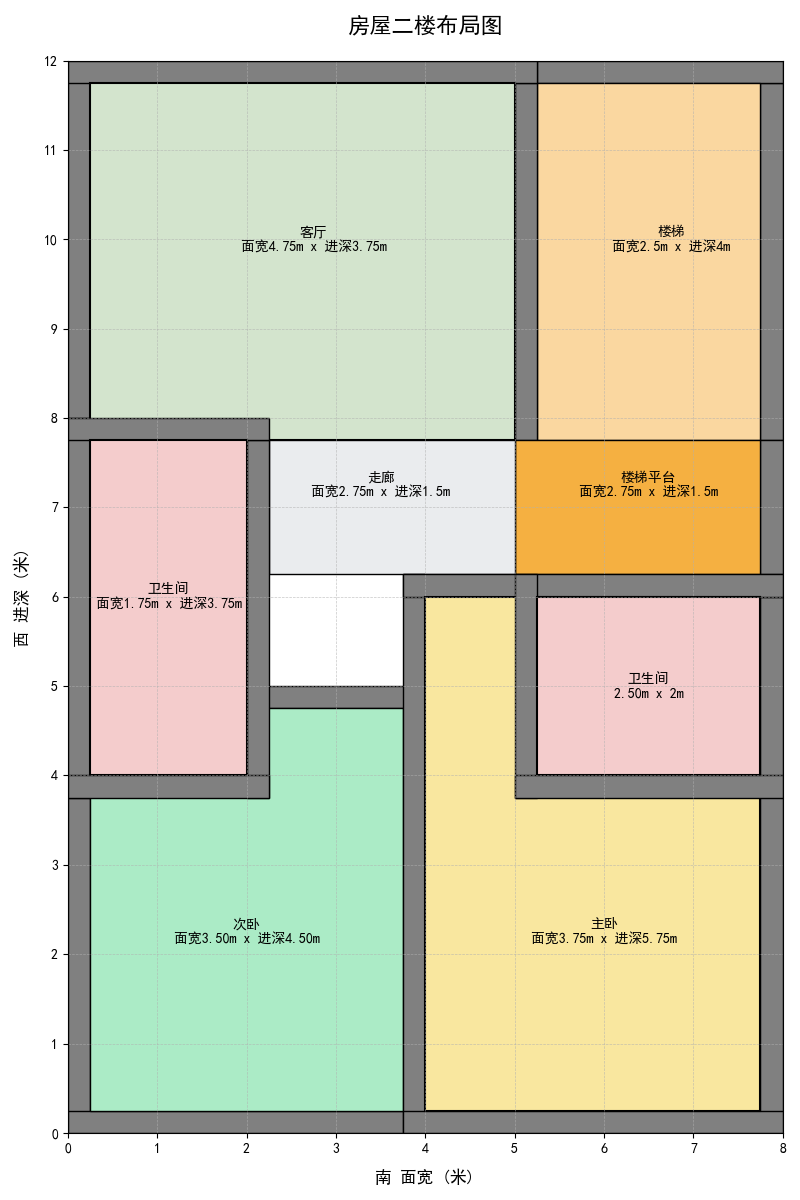

Write the Python code that produced this figure.
# -*- coding: utf-8 -*-

"""
@date: 2025/2/16 下午10:44
@file: xxxx.py
@author: zj
@description: 房屋布局图绘制，包含客厅、卧室、卫生间、L型对称楼梯等区域。
"""

import matplotlib.pyplot as plt
import matplotlib.patches as patches

# 设置中文字体支持
plt.rcParams['font.sans-serif'] = ['SimHei']
plt.rcParams['axes.unicode_minus'] = False

# 创建画布
fig, ax = plt.subplots(figsize=(8, 12))
ax.set_xlim(0, 8)  # 面宽8米
ax.set_ylim(0, 12)  # 进深12米
ax.set_aspect('equal')  # 确保比例一致

# 手动设置x轴和y轴的刻度间隔为1米
ax.set_xticks(range(0, 9))  # x轴从0到8，每隔1米一个刻度
ax.set_yticks(range(0, 13))  # y轴从0到12，每隔1米一个刻度

# 添加标题和网格
plt.title("房屋二楼布局图", fontsize=16, fontweight='bold', pad=20)
plt.grid(visible=True, which='both', linestyle='--', linewidth=0.5, alpha=0.7)

# 定义各功能区的颜色
colors = {
    '客厅': '#D3E4CD',  # 清新浅绿色
    '主卧': '#F9E79F',  # 温暖柠檬黄
    '次卧': '#ABEBC6',  # 舒适薄荷绿
    '楼梯': '#FAD7A0',  # 柔和杏色
    '卫生间': '#F4CCCC',  # 淡雅粉红
    '储物间': '#D7BDE2',  # 淡紫罗兰
    '车库': '#D3D3D3',  # 浅灰色
    '走廊': '#EAECEE',  # 浅灰蓝
    '楼梯平台': '#F5B041',  # 明亮橙色
    '厨房': '#F9E79F',  # 柠檬黄（厨房）
}

# 墙壁厚度
wall_thickness = 0.25


# 绘制墙壁
def draw_wall(x, y, width, height, exclude=None, adjacent=None):
    """
    绘制墙壁，排除或根据相邻区域避免重复绘制。

    参数：
    x, y: 功能区左下角坐标
    width, height: 功能区宽度和高度
    exclude: 排除的墙壁方向 ('left', 'right', 'top', 'bottom')
    adjacent: 相邻区域信息，用于避免重复绘制墙壁
    """
    if exclude is None:
        exclude = []
    if adjacent is None:
        adjacent = []

    if 'left' not in exclude and 'left' not in adjacent:
        ax.add_patch(patches.Rectangle((x, y), wall_thickness, height, facecolor='gray', edgecolor='black'))
    if 'right' not in exclude and 'right' not in adjacent:
        ax.add_patch(patches.Rectangle((x + width - wall_thickness, y), wall_thickness, height - wall_thickness,
                                       facecolor='gray', edgecolor='black'))
    if 'bottom' not in exclude and 'bottom' not in adjacent:
        ax.add_patch(patches.Rectangle((x, y), width, wall_thickness, facecolor='gray', edgecolor='black'))
    if 'top' not in exclude and 'top' not in adjacent:
        ax.add_patch(patches.Rectangle((x, y + height - wall_thickness), width, wall_thickness, facecolor='gray',
                                       edgecolor='black'))


# 绘制各个功能区并调整文字位置

# 楼梯：位于右侧最里面的区域
draw_wall(5.5 - wall_thickness, 8 - wall_thickness, 2.5 + wall_thickness, 4 + wall_thickness,
          exclude=['left', 'bottom'], adjacent=['left', 'bottom'])
ax.add_patch(
    patches.Rectangle((5.5 - wall_thickness, 8 - wall_thickness), 2.5, 4,
                      facecolor=colors['楼梯'], edgecolor='black', label='楼梯'))
ax.text(6.75, 10, "楼梯\n面宽2.5m x 进深4m", ha='center', va='center', fontsize=10, color='black')

# 客厅（楼梯左侧）
draw_wall(0, 8 - wall_thickness, 5.5 - wall_thickness, 4 + wall_thickness, exclude=['bottom'])  # 排除底部墙壁
ax.add_patch(patches.Rectangle((wall_thickness, 8 - wall_thickness), 5.5 - 3 * wall_thickness, 4,
                               facecolor=colors['客厅'], edgecolor='black', linewidth=1.5))
ax.text(2.75, 10, f"客厅\n面宽{5.5 - 3 * wall_thickness}m x 进深{4 - wall_thickness}m",
        ha='center', va='center', fontsize=10, color='black', fontweight='bold')

# 楼梯平台：宽2.75米，长1.5米
draw_wall(5 - wall_thickness, 6.5 - wall_thickness * 2, 3 + wall_thickness, 1.5 + wall_thickness * 2,
          exclude=['top', 'left'], adjacent=['top', 'left'])
ax.add_patch(
    patches.Rectangle((5, 6.5 - wall_thickness), 2.75, 1.5,
                      facecolor=colors['楼梯平台'], edgecolor='black', label='楼梯平台'))
ax.text(6.5, 7.25, "楼梯平台\n面宽2.75m x 进深1.5m", ha='center', va='center', fontsize=10, color='black')

# 其他走廊：剩余部分
ax.add_patch(patches.Rectangle((2 + wall_thickness, 6.5 - wall_thickness), 2.75, 1.5,
                               facecolor=colors['走廊'], edgecolor='black'))
ax.text(3.5, 7.25, f"走廊\n面宽{2.75}m x 进深1.5m",
        ha='center', va='center', fontsize=10, color='black')

# 次卧：位于最前面的区域
draw_wall(0, 0, 4, 5, exclude=['right'])  # 排除顶部墙壁
ax.add_patch(
    patches.Rectangle((wall_thickness, wall_thickness), 4 - 2 * wall_thickness, 5 - 2 * wall_thickness,
                      facecolor=colors['次卧'], edgecolor='black', label='客厅'))
ax.text(2, 2.25, f"次卧\n面宽{4 - 2 * wall_thickness:.2f}m x 进深{5 - 2 * wall_thickness :.2f}m",
        ha='center', va='center', fontsize=10, color='black', fontweight='bold')

# 客厅卫生间：位于次卧上方
draw_wall(0, 4 - wall_thickness, 2 + wall_thickness, 4 + wall_thickness)
ax.add_patch(
    patches.Rectangle((wall_thickness, 4), 2 - wall_thickness, 4 - wall_thickness,
                      facecolor=colors['卫生间'], edgecolor='black', linewidth=1.5))
ax.text(1.13, 6, f"卫生间\n面宽{2 - wall_thickness:.2f}m x 进深{4 - wall_thickness}m",
        ha='center', va='center', fontsize=10, color='black', fontweight='bold')

# 主卧（右下角）
draw_wall(4 - wall_thickness, 0, 4 + wall_thickness, 6 + wall_thickness)  # 排除顶部墙壁
ax.add_patch(
    patches.Rectangle((4, wall_thickness), 4 - wall_thickness, 6 - wall_thickness,
                      facecolor=colors['主卧'], edgecolor='black', linewidth=1.5))
ax.text(6, 2.25, f"主卧\n面宽{4 - wall_thickness:.2f}m x 进深{6 - wall_thickness:.2f}m",
        ha='center', va='center', fontsize=10, color='black', fontweight='bold')

# 卫生间（主卧里面）
draw_wall(5, 4 - wall_thickness, 3, 2 + 2 * wall_thickness,
          exclude=['top', 'right'])  # 排除左侧墙壁
ax.add_patch(
    patches.Rectangle((5 + wall_thickness, 4), 3 - 2 * wall_thickness, 2,
                      facecolor=colors['卫生间'], edgecolor='black', linewidth=1.5))
ax.text(6.5, 5, f"卫生间\n{3 - 2 * wall_thickness:.2f}m x {2}m",
        ha='center', va='center', fontsize=10, color='black', fontweight='bold')

# 显示坐标轴标签
plt.xlabel("南 面宽 (米)", fontsize=12, labelpad=10)
plt.ylabel("西 进深 (米)", fontsize=12, labelpad=10)

# 显示图形
plt.tight_layout()
plt.show()
